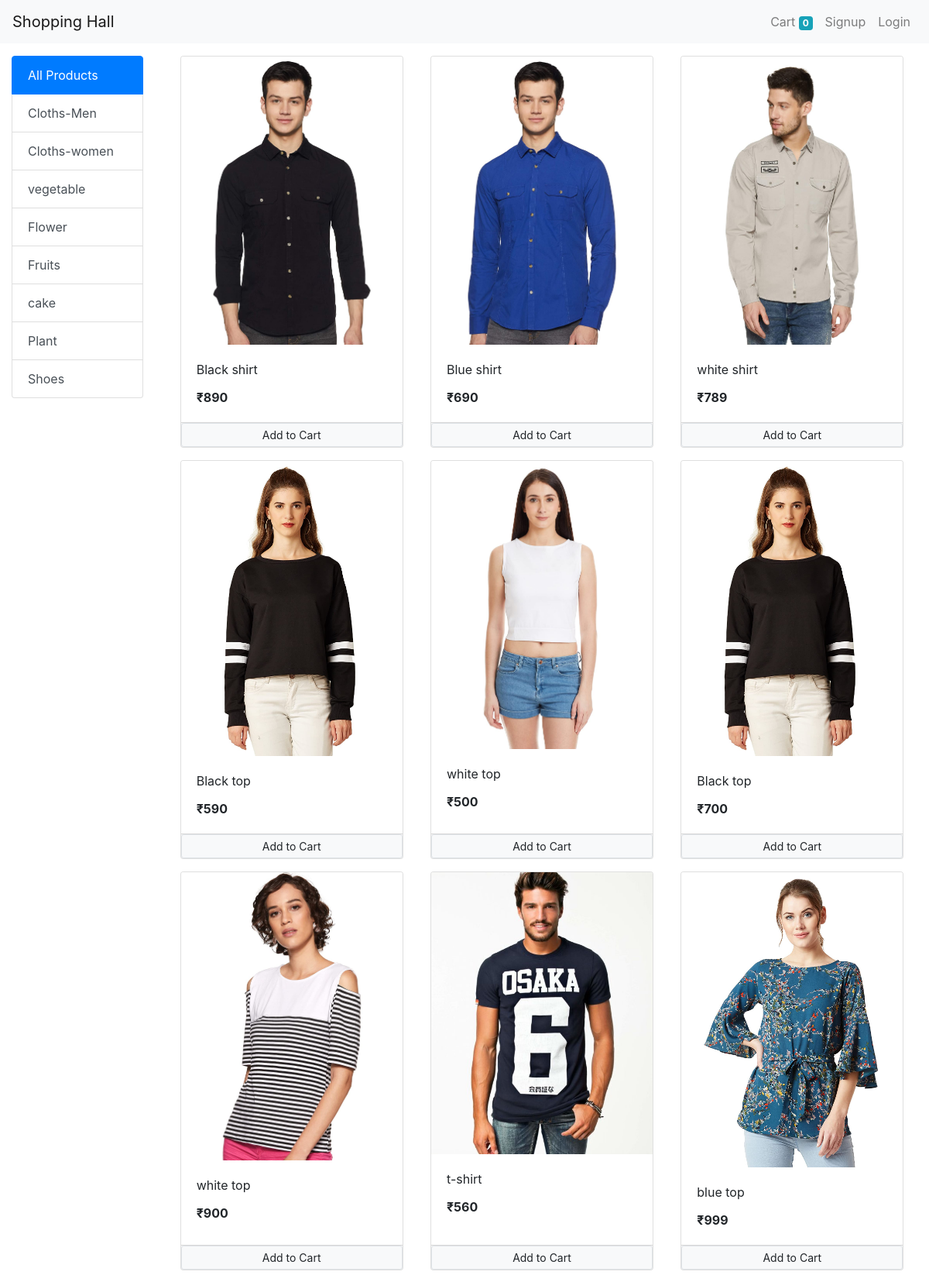
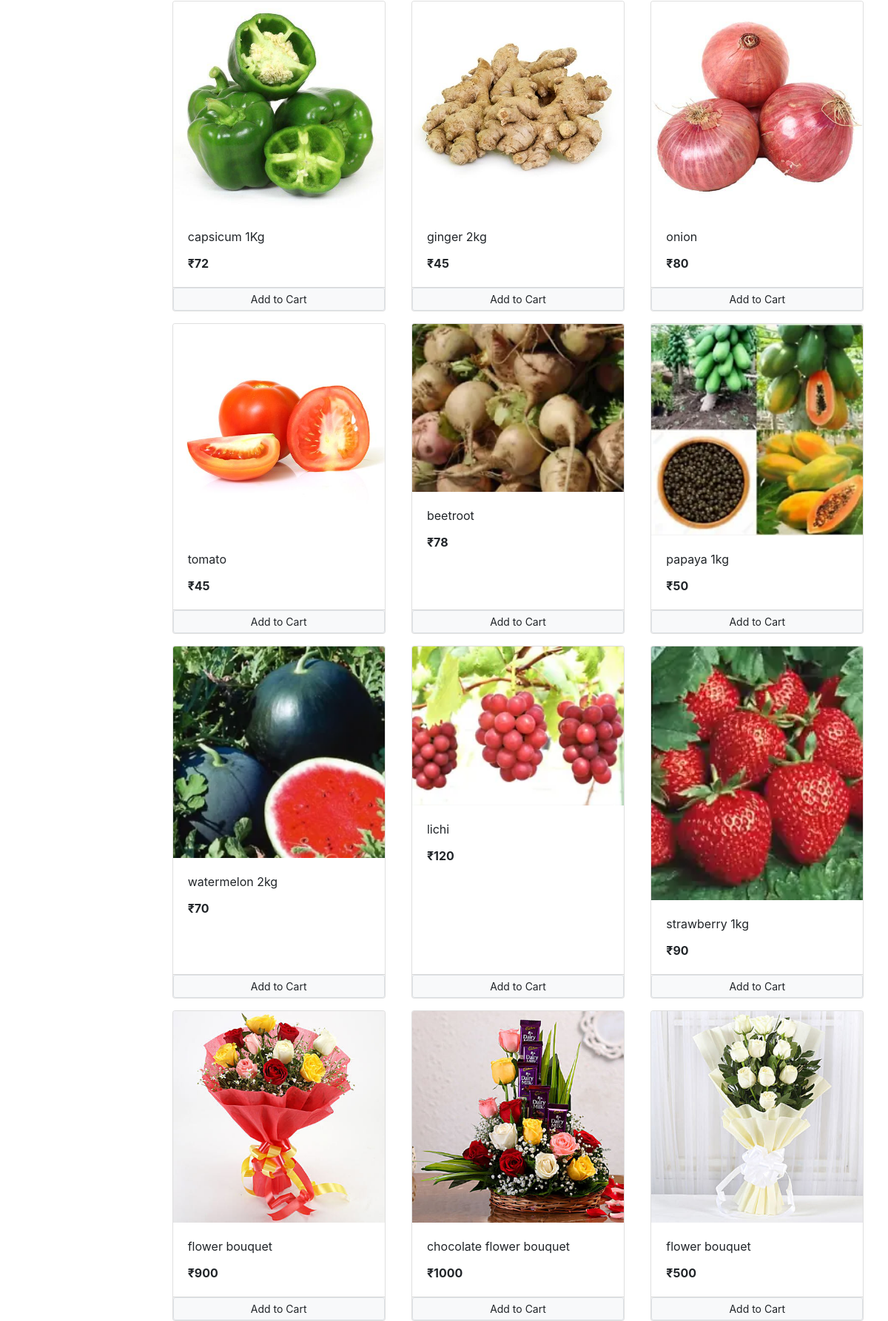
The page / (upper part) on the database its author committed (2 pictures, top to bottom).
### store/models/category.py (models this page shows, shortened)
class Category(models.Model):
    name = models.CharField(max_length=20)
    @staticmethod
    def get_all_categories():
         return Category.objects.all()

### store/models/product.py (models this page shows, shortened)
class Product(models.Model):
    name = models.CharField(max_length=50)
    price = models.IntegerField(default=0)
    category = models.ForeignKey(Category, on_delete=models.CASCADE, default=1)
    description = models.CharField(max_length=200, default='' , null=True , blank=True)
    image = models.ImageField(upload_to='uploads/products')
    date_added = models.DateTimeField(default=timezone.now)
    @staticmethod
    def get_all_products():
        return Product.objects.all()

### store/views/home.py (the view, shortened to what this page needs)
# urls.py: path('', Index.as_view(), name='homepage'),
class Index(View):
    def get(self, request):
        cart = request.session.get('cart')
        if not cart:
            request.session['cart'] = {}
        category_id = request.GET.get('category')
        if category_id:
            products = Product.get_all_products_by_categoryid(category_id)
        else:
            products = Product.get_all_products()
        categories = Category.get_all_categories()
        data = {
            'products': products,
            'categories': categories,
        }
        return render(request, "index.html", data)

### store/templatetags/custom_filter.py (called while the page is built)
@register.filter(name='currency')
def currency(number):
   return "₹"+str(number)

### store/templates/index.html (shortened to what this page needs)
{% extends 'base.html' %}
{% block content %}
{% load cart %}
{% load custom_filter %}
<div class="container-fluid mt-3">
    <div class="row">
        <div class="col-lg-2 mx-auto">
            <div class="list-group">
                <a href="/" class="list-group-item list-group-item-action active">All Products</a>
                {% for category in categories %}
                <a href="/?category={{category.id}}" class="list-group-item list-group-item-action">{{category.name}}</a>
                {% endfor %}
            </div>
        </div>
        <div id="products" class="col-lg-10 mx-auto">
            <div class="row mx-auto">
                {% for product in products %}
                <div class="card mx-auto mb-3" id="{{product.id}}" style="width: 18rem;">
                    <img class="card-img-top" src="{{product.image.url}}" alt="Card image cap">
                    <div class="card-body">
                        <p class="card-title">{{product.name}}</p>
                        <p class="card-text"><b>{{product.price|currency}}</b></p>
                    </div>
                    <div class="card-footer p-0 no-gutters">
                        <form action="/#{{product.id}}" method="POST" class="btn-block">
                            <input type="submit" class="float-right btn-block btn btn-light border btn-sm" value="Add to Cart">
                        </form>
                    </div>
                </div>
                {% endfor %}
            </div>
        </div>
    </div>
</div>
{% endblock %}

### rows shown on the page
Category: name "Cloths-Men"
Category: name "Cloths-women"
Category: name "vegetable"
Category: name "Flower"
Category: name "Fruits"
Category: name "cake"
Category: name "Plant"
Category: name "Shoes"
Product: image (picture), name "Black shirt", price "₹890"
Product: image (picture), name "Blue shirt", price "₹690"
Product: {{ product.id }} 18 (drawn), image (picture), name "white shirt", price "₹789"
Product: image (picture), name "Black top", price "₹590"
Product: image (picture), name "white top", price "₹500"
Product: image (picture), name "Black top", price "₹700"
Product: image (picture), name "white top", price "₹900"
Product: image (picture), name "t-shirt", price "₹560"
Product: image (picture), name "blue top", price "₹999"
Product: image (picture), name "capsicum 1Kg", price "₹72"
Product: image (picture), name "ginger 2kg", price "₹45"
Product: image (picture), name "onion", price "₹80"
Product: image (picture), name "tomato", price "₹45"
Product: image (picture), name "beetroot", price "₹78"
Product: image (picture), name "papaya 1kg", price "₹50"
Product: image (picture), name "watermelon 2kg", price "₹70"
Product: image (picture), name "lichi", price "₹120"
Product: image (picture), name "strawberry 1kg", price "₹90"
Product: image (picture), name "flower bouquet", price "₹900"
Product: image (picture), name "chocolate flower bouquet", price "₹1000"
Product: image (picture), name "flower bouquet", price "₹500"

### other values the page prints
{{ request.session.cart.keys|length }} "0"
